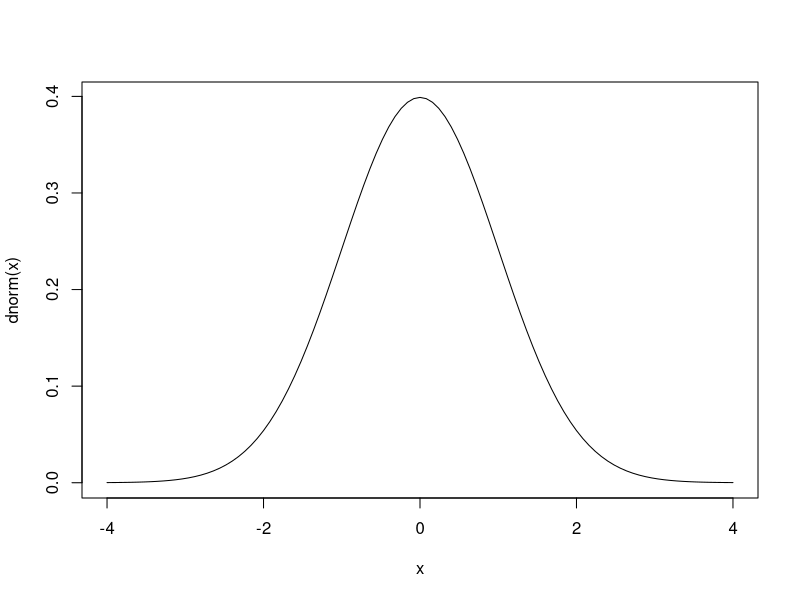
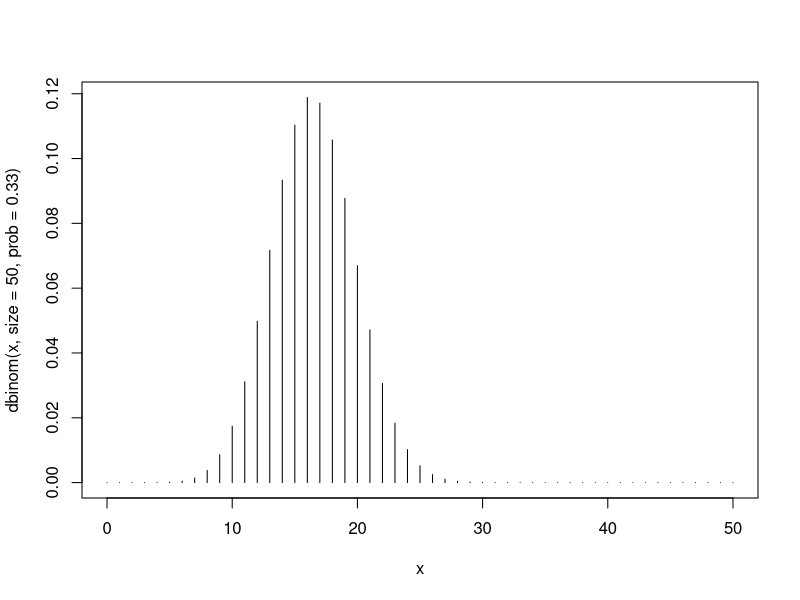

The R source for these figures, in order:
## ---- chunk 1

# pick random from 5 in a range of 1-40
sample(1:40,5)
## ---- chunk 2

# pick random from 5 in a range of 1-40
sample(c("Tails", "Heads"), 10, replace = TRUE)
## ---- chunk 3

# pick random from 5 in a range of 1-40
sample(c("Tails", "Heads"), 10, replace = TRUE, prob = c(0.9, 0.1))
## ---- chunk 4

1/choose(40,5)
## ---- chunk 5

curve(dnorm(x), from = -4, to = 4)
## ---- chunk 6

# sample size
x <- 0:50

# binomial with odds of .33/.66
plot(x, dbinom(x, size = 50, prob = 0.33), type = "h")
## ---- chunk 7

# 100 minus the value of a 160 with given mean/sd
1 - pnorm(160, mean = 132, sd = 13)
